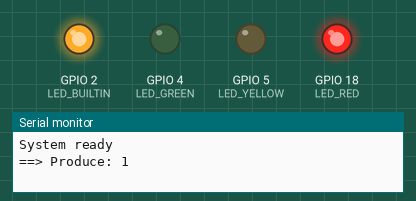
The program below on a simulated ESP32. On the bench: output pins drawn as LEDs (lit = HIGH), the last lines printed to the serial monitor.

Above: at 0.02 s.
At 0.5 s:
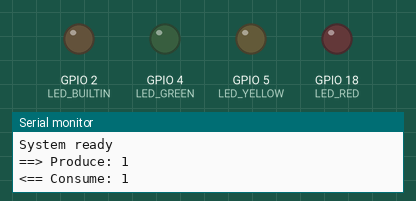
At 2.07 s:
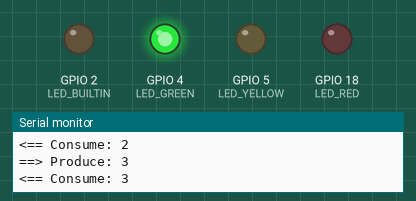
Timing chart, 0 to 3.0 s (numbered marks = the images above):
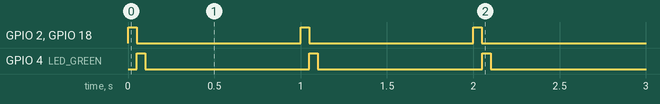

Measured:
- by itself, GPIO 2 (LED_BUILTIN), GPIO 4 (LED_GREEN), GPIO 18 (LED_RED): alternates HIGH for 0.05 s and LOW for 0.95 s
- by itself, everything shown: repeats every 1.0 s, in 3 steps

The program:

main.cpp
```cpp
#include <Arduino.h>
#define LED_GREEN   4
#define LED_YELLOW  5
#define LED_RED    18

SemaphoreHandle_t xSemaphore;
int nCounter = 0;

void taskProduce(void *pvParameters) {
  while (1) {
    digitalWrite(LED_RED, HIGH);
    nCounter++;
    Serial.printf("==> Produce: %d \n", nCounter); fflush(stdout);
    vTaskDelay(50 / portTICK_PERIOD_MS);
    xSemaphoreGive(xSemaphore);
    digitalWrite(LED_RED, LOW);
    vTaskDelay(950 / portTICK_PERIOD_MS);
  }
}

void taskConsume(void *pvParameters) {
  while (1) {
    xSemaphoreTake(xSemaphore, portMAX_DELAY);
    digitalWrite(LED_GREEN, HIGH);
    Serial.printf("<== Consume: %d \n", nCounter); fflush(stdout);
    vTaskDelay(50 / portTICK_PERIOD_MS);
    digitalWrite(LED_GREEN, LOW);
    // vTaskDelay(3000 / portTICK_PERIOD_MS);
  }
}
void setup() {
  Serial.begin(115200);
  pinMode(LED_BUILTIN, OUTPUT);
  pinMode(LED_GREEN, OUTPUT);
  pinMode(LED_YELLOW, OUTPUT);
  pinMode(LED_RED, OUTPUT);
  digitalWrite(LED_GREEN, LOW);
  digitalWrite(LED_YELLOW, LOW);
  digitalWrite(LED_RED, LOW);

  xSemaphore = xSemaphoreCreateBinary();
  xTaskCreatePinnedToCore(taskProduce, "taskProduce", configMINIMAL_STACK_SIZE+2048, NULL, 1, NULL, 0);
  xTaskCreatePinnedToCore(taskConsume, "taskConsume", configMINIMAL_STACK_SIZE+2048, NULL, 2, NULL, 0);
  Serial.println("System ready");
}

void loop() {
  digitalWrite(LED_BUILTIN, HIGH);
  vTaskDelay(50 / portTICK_PERIOD_MS);
  digitalWrite(LED_BUILTIN, LOW);
  vTaskDelay(950 / portTICK_PERIOD_MS);
}
```
